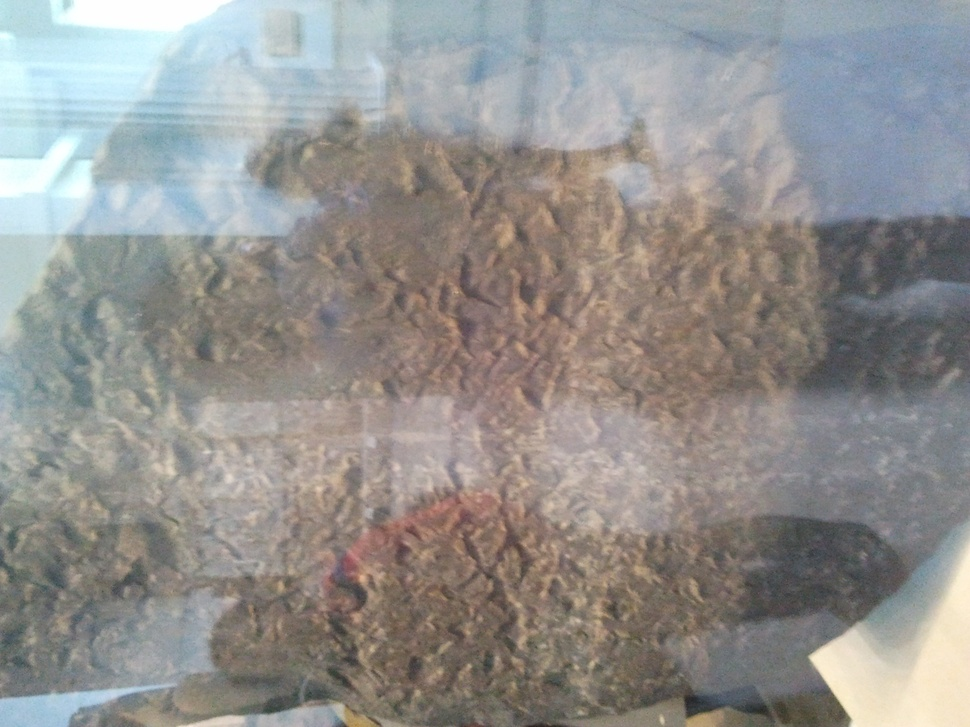
#> input picture derriere_pierre_rosette.jpg, 970 x 727 px, shrunk from 2560 x 1920 before the run
$ python hideText.py
#> lines starting #> are read from the running program, lines starting #| are printed output that depends on the picture
from PIL import Image


def getMsgBin(msg: str):
    msg_bin = [bin(ord(x))[2:].rjust(8, "0") for x in msg]
    msg_bin.append("0" * 8)
    return msg_bin


def hideMessage(msg_bin: list[str], colorBytes: bytes, width: int, height: int):
    listMofifiedBits = []
    for i, bit in enumerate("".join(msg_bin)):
        try:
            test = colorBytes[i] // 2 * 2 + int(bit)
            listMofifiedBits.append(test)
        except:
            break

    listRestructuredBytes = []
    for index, bit in enumerate(colorBytes):
        if index < len(listMofifiedBits):
            listRestructuredBytes.append(listMofifiedBits[index])
        else:
            listRestructuredBytes.append(colorBytes[index])

    rBytesModifed = bytes(listRestructuredBytes)

    r2 = Image.new("L", (width, height))
    r2.frombytes(rBytesModifed)
    return r2


def steganographyLsb(filePath: str, msg: str, modifiedColor: str):

    # im = Image.open("./derriere_pierre_rosette.jpg")
#> called with filePath = './derriere_pierre_rosette.jpg', msg = 'Voir au recto de la pierre de rosette', modifiedColor = 'red'
    im = Image.open(filePath)
#> im is the input picture: PIL image 970x727 RGB; mean R, G, B 147.2, 145.5, 143.1

    w, h = im.size
#> w = 970; h = 727

    r, g, b = im.split()
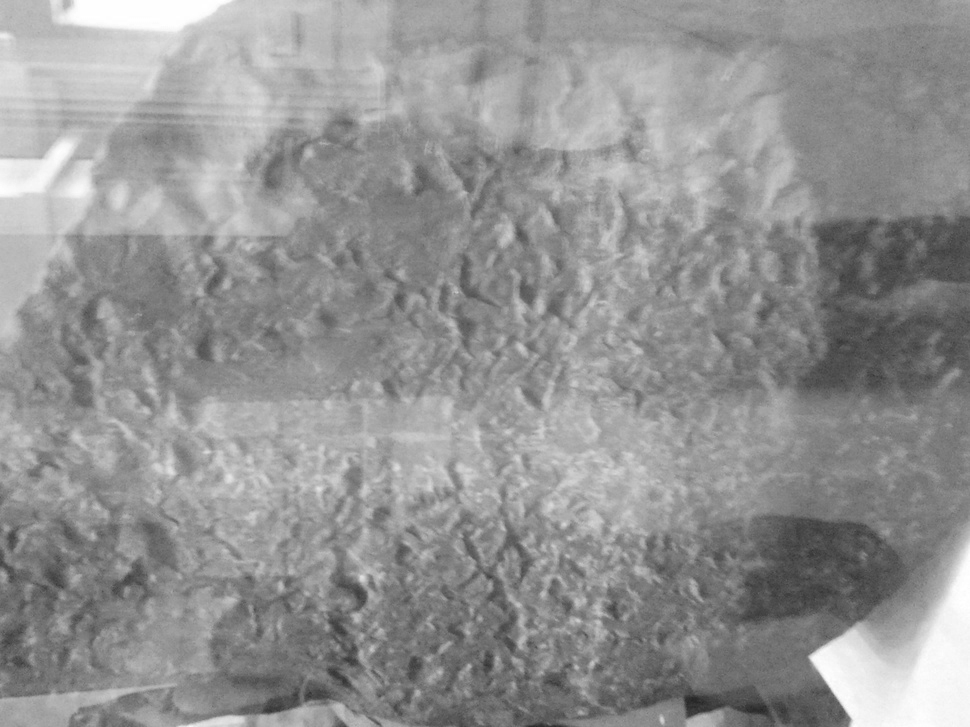
#> r: PIL image 970x727 L; min 37, max 255, mean 147.2
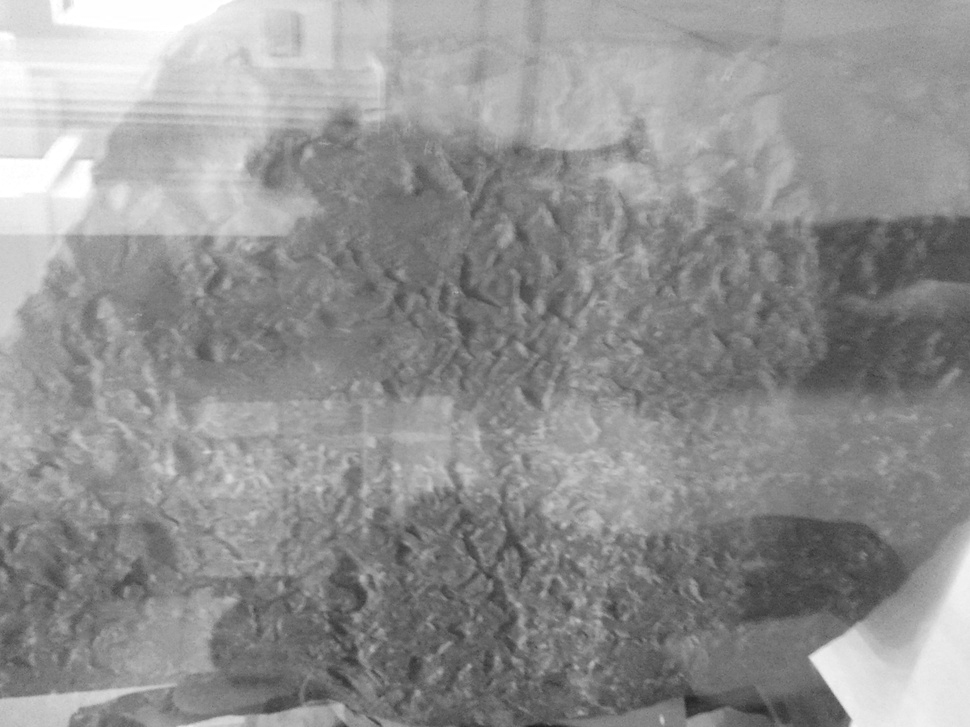
#> g: PIL image 970x727 L; min 33, max 255, mean 145.5
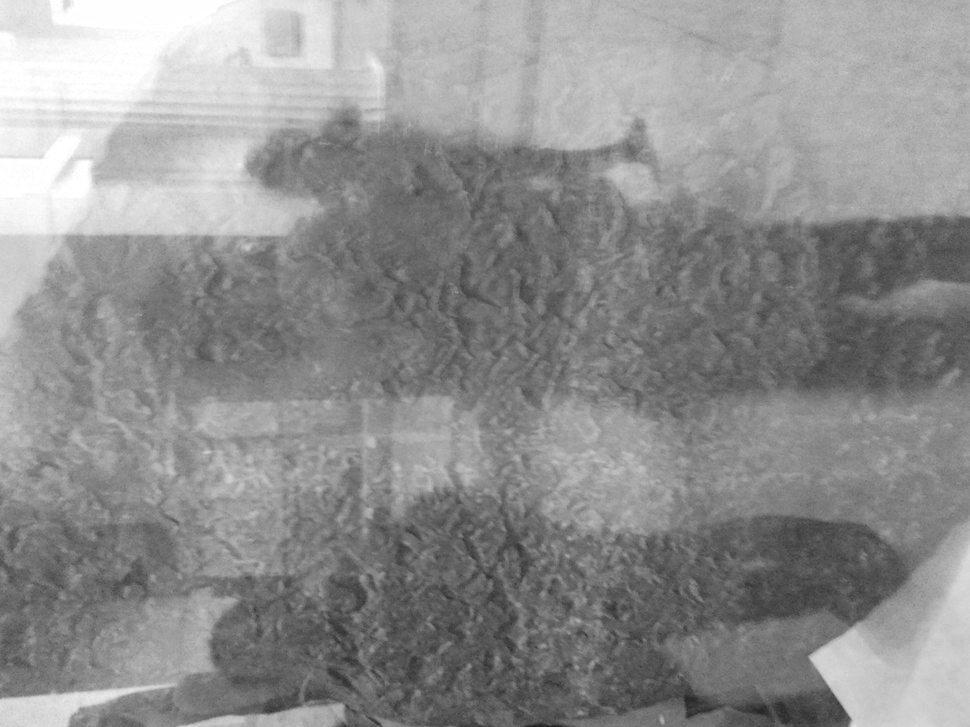
#> b: PIL image 970x727 L; min 30, max 255, mean 143.1

    # myMessage = "Voir au recto"

    msg_bin = getMsgBin(msg)

    if len(msg_bin) <= w * h:
        if modifiedColor == "red":
            rBytes = r.tobytes()
            r2 = hideMessage(msg_bin, rBytes, w, h)
#> in hideMessage, `r2 = Image.new("L", (width, height))`: r2: PIL image 970x727 L; every value is 0
            res = Image.merge("RGB", (r2, g, b))
            res.save("test.png")
        elif modifiedColor == "green":
            gBytes = g.tobytes()
            g2 = hideMessage(msg_bin, gBytes, w, h)
            res = Image.merge("RGB", (r, g2, b))
            res.save("test.png")
        else:
            bBytes = b.tobytes()
            b2 = hideMessage(msg_bin, bBytes, w, h)
            res = Image.merge("RGB", (r, g, b2))
            res.save("test.png")

    else:
        print("message too long")


if __name__ == "__main__":
    steganographyLsb("./derriere_pierre_rosette.jpg", "Voir au recto de la pierre de rosette", "red")
